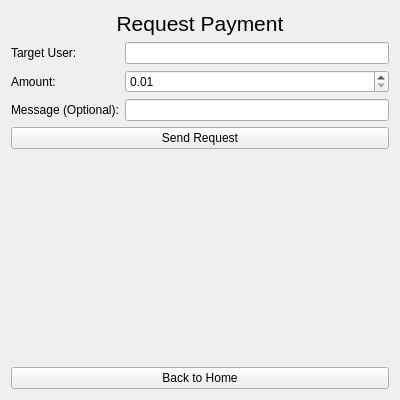
<?xml version="1.0" encoding="UTF-8"?>
<ui version="4.0">
 <class>RequestMoney</class>
 <widget class="QWidget" name="RequestMoney">
  <property name="geometry">
   <rect>
    <x>0</x>
    <y>0</y>
    <width>400</width>
    <height>400</height>
   </rect>
  </property>
  <property name="windowTitle">
   <string>Request Payment</string>
  </property>
  <layout class="QVBoxLayout" name="verticalLayout">
   <item>
    <widget class="QLabel" name="labelTitle">
     <property name="font">
      <font>
       <pointsize>16</pointsize>
      </font>
     </property>
     <property name="text">
      <string>Request Payment</string>
     </property>
     <property name="alignment">
      <set>Qt::AlignCenter</set>
     </property>
    </widget>
   </item>
   <item>
    <layout class="QFormLayout" name="formLayout">
     <item row="0" column="0">
      <widget class="QLabel" name="labelTargetUser">
       <property name="text">
        <string>Target User:</string>
       </property>
      </widget>
     </item>
     <item row="0" column="1">
      <widget class="QLineEdit" name="lineEditTargetUser"/>
     </item>
     <item row="1" column="0">
      <widget class="QLabel" name="labelAmount">
       <property name="text">
        <string>Amount:</string>
       </property>
      </widget>
     </item>
     <item row="1" column="1">
      <widget class="QDoubleSpinBox" name="doubleSpinBoxAmount">
       <property name="decimals">
        <number>2</number>
       </property>
       <property name="minimum">
        <double>0.01</double>
       </property>
       <property name="maximum">
        <double>1000000.00</double>
       </property>
       <property name="value">
        <double>0.01</double>
       </property>
      </widget>
     </item>
     <item row="2" column="0">
      <widget class="QLabel" name="labelMessage">
       <property name="text">
        <string>Message (Optional):</string>
       </property>
      </widget>
     </item>
     <item row="2" column="1">
      <widget class="QLineEdit" name="lineEditMessage"/>
     </item>
    </layout>
   </item>
   <item>
    <widget class="QPushButton" name="pushButtonSendRequest">
     <property name="text">
      <string>Send Request</string>
     </property>
    </widget>
   </item>
   <item>
    <widget class="QLabel" name="labelStatus">
     <property name="text">
      <string/>
     </property>
     <property name="alignment">
      <set>Qt::AlignCenter</set>
     </property>
    </widget>
   </item>
   <item>
    <spacer name="verticalSpacer">
     <property name="orientation">
      <enum>Qt::Vertical</enum>
     </property>
     <property name="sizeHint" stdset="0">
      <size>
       <width>20</width>
       <height>40</height>
      </size>
     </property>
    </spacer>
   </item>
   <item>
    <widget class="QPushButton" name="pushButtonBackToHome">
     <property name="text">
      <string>Back to Home</string>
     </property>
    </widget>
   </item>
  </layout>
 </widget>
 <resources/>
 <connections/>
</ui> 
